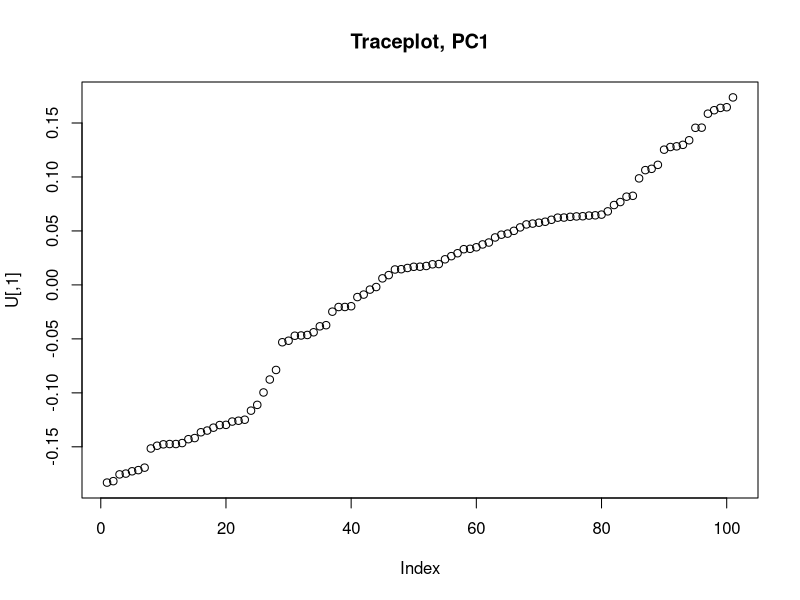
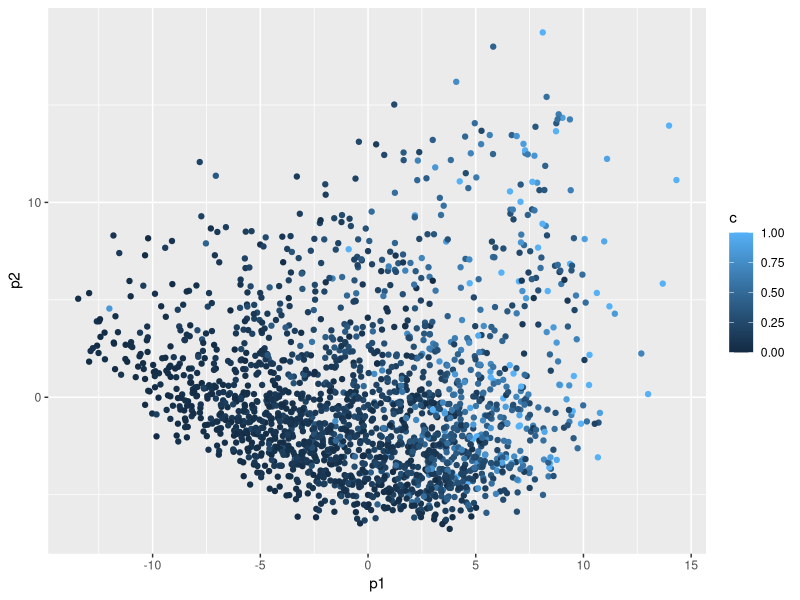

These charts were generated, in order, by the following R code: (Note: this script raises an error after producing the figures.)
library(ggplot2)
library(reshape2)
#3.1
data=read.csv2("communities.csv", dec=".", sep=",")
index <- names(data) %in% c('ViolentCrimesPerPop')
X <- scale(data[,!index], center=TRUE)
X <- cbind(X, ViolentCrimesPerPop=data[,index])
N <- length(data[,1])
S = 1/N * t(X) %*% X
d = eigen(S)
lambda = d$values
sprintf("%2.3f",lambda/sum(lambda)*100)

# First 35 components will sum up to to 95% variance
sum(lambda[1:35])

# Contribuitions of PCA 1 and 2
sprintf("PCA1: %2.3f | PCA2: %2.3f", lambda[1], lambda[2])

#3.2

res <- princomp(X)
# Plot the trace for the first component
re <- prcomp(X)
U <- re$rotation
plot(sort(U[,1]), main="Traceplot, PC1", ylab="U[,1]")


df = data.frame(len=res$scores[,1])
pca1 = U[,1]
pca2 = U[,2]

# Five most contributive factors for PCA1
pca1[sort(abs(pca1), index.return=TRUE, decreasing = TRUE)$ix[1:5]]

#Plot scores for pca1 and pca2 with coloring that show Violentcrimes
df = data.frame(p1 = re$x[,1], p2=re$x[,2], c = data$ViolentCrimesPerPop)
ggplot(df, aes(x=p1, y=p2, color=c)) + 
  geom_point()


# 3.3
n=dim(data)[1]
sd = as.data.frame(scale(data))
set.seed(12345) 
id=sample(1:n, floor(n*0.5)) 
train=as.data.frame(sd[id,]) 
test=as.data.frame(sd[-id,]) 
model = lm(ViolentCrimesPerPop ~ ., data=train)
summary(model)
pred.train = predict(model, train)
pred.test = predict(model, test)
# Train and test errors for LM
mse.train = mean((train$ViolentCrimesPerPop - pred.train)^2)
mse.test = mean((test$ViolentCrimesPerPop - pred.test)^2)


#3.4
min.mse <- function(par){
  theta <- par[1:100]
  m_train <- as.matrix(train[,1:100]) %*% matrix(theta,length(theta),1)
  m_test <- as.matrix(test[,1:100]) %*% matrix(theta,length(theta),1)
  mse.train = mean((train$ViolentCrimesPerPop - m_train)^2)
  mse.test = mean((test$ViolentCrimesPerPop - rowSums(m_test))^2)
  .GlobalEnv$k= .GlobalEnv$k+1
  .GlobalEnv$test_score[[k]] = mse.test
  .GlobalEnv$train_score[[k]] = mse.train
  return(mse.train)
}

#run regression for 
par = replicate(100, 0)
train_score = c()
test_score = c()
k = 0
r <- optim(par, min.mse, method = c("BFGS"))  

#plot test and training error

y_test = unlist(test_score[500:k])
df = data.frame(y_train=pmin(unlist(train_score[1000:k]), 0.6), y_test=pmin(unlist(test_score[1000:k]),0.6), x_=c(1000:k))
dt.df <- melt(df, measure.vars = c("y_train", "y_test"))
dt$x_ <- x_= c(1000:k)
ggplot(data = dt.df, aes(x=x_, y=value))+
  geom_line(aes(color=variable))+
  facet_grid(variable ~ ., scales = "free_y") +
  labs(x="Iteration", y = "")
theme(legend.position="none")


#minimum test and training values from early stop
min(unlist(train_score)) # task3 train: 0.2591772 task4: 0.2592247
min(unlist(test_score)) # task3 test: 0.4000579 task4: 0.3769468

st = sort(unlist(test_score), index.return=TRUE)
st$ix[1:10]
unlist(test_score)[2183]
unlist(train_score)[2183]